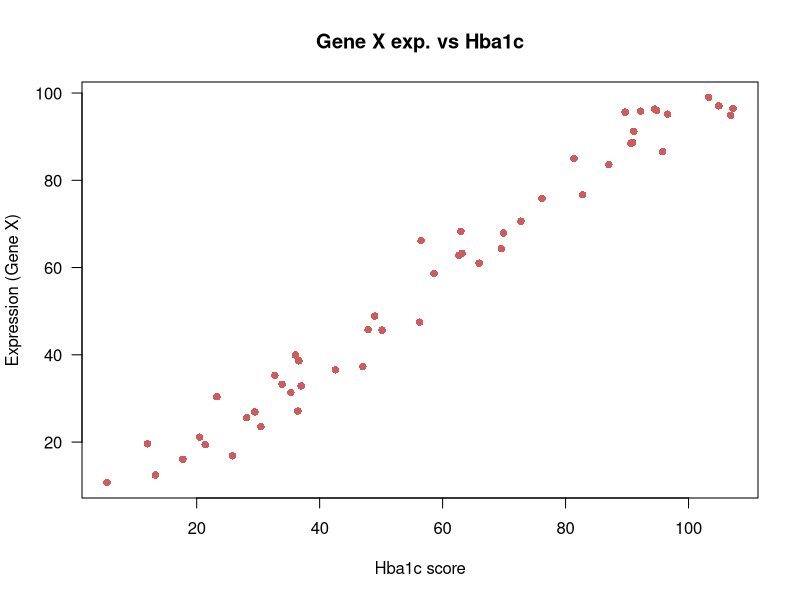
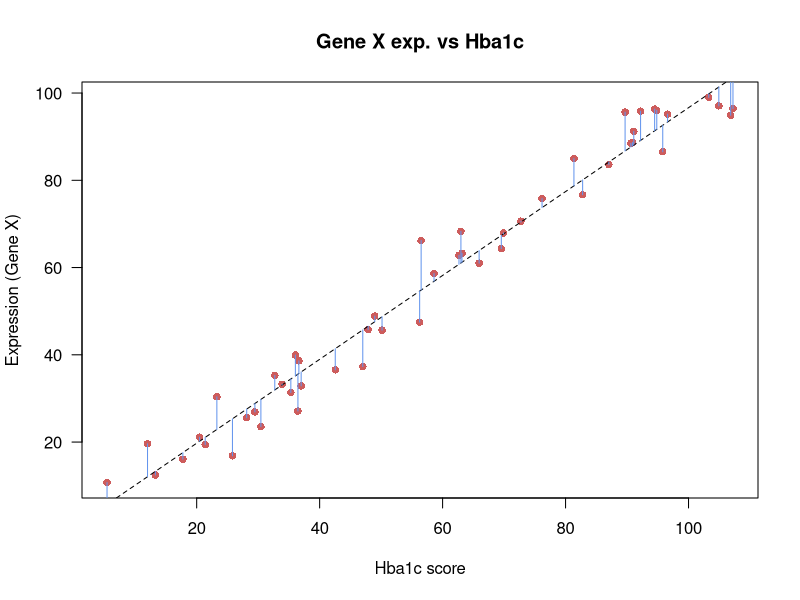
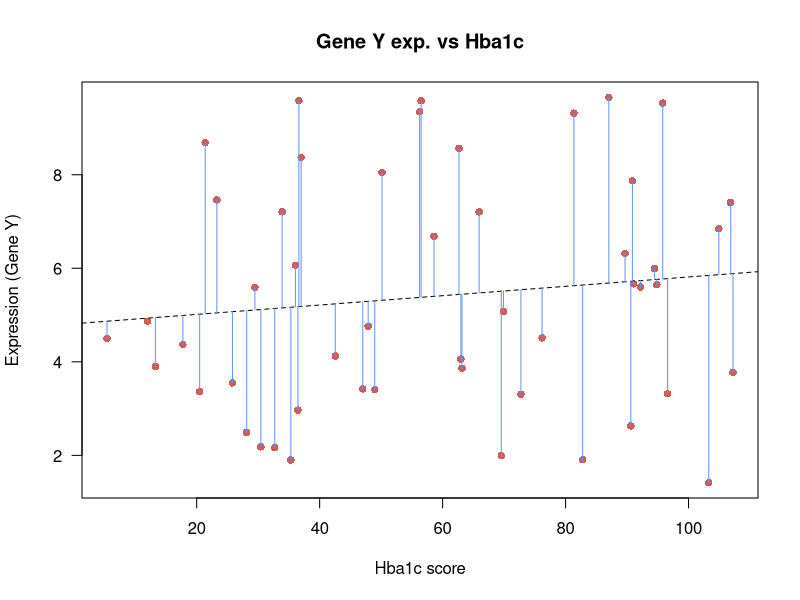
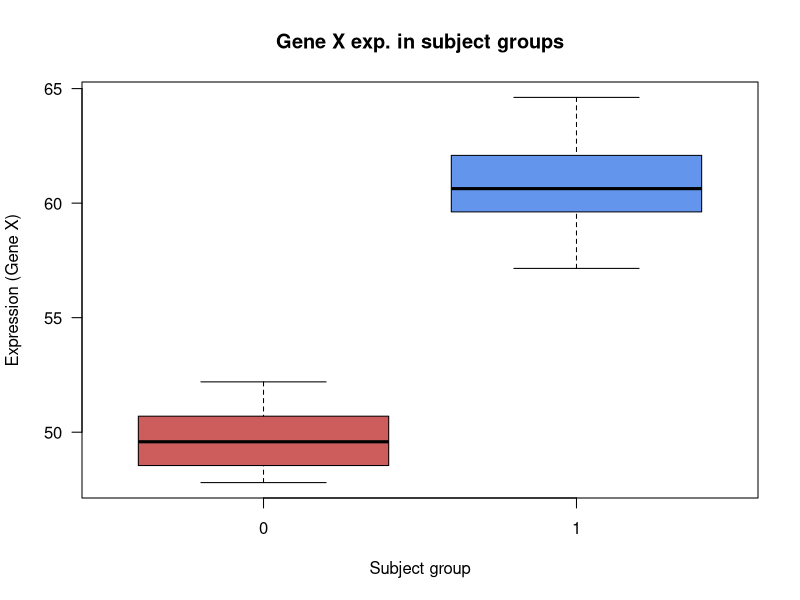

The R script that drew these images, in order:
## Day2-03 Linear Modeling

# read in the example data
dat <- read.csv("data/lm-example-data.csv", stringsAsFactors=FALSE)

# explore it quickly
head(dat)
str(dat)

# plot
plot(dat$gene_exp ~ dat$hba1c,
     ylab = "Expression (Gene X)",
     xlab = "Hba1c score",
     main = "Gene X exp. vs Hba1c",
     col = "indianred", pch = 16, las = 1)

# fit a linear model with gene expression as the response
lm1 <- lm(dat$gene_exp ~ dat$hba1c)
lm1


# generate plot again
plot(dat$gene_exp ~ dat$hba1c,
     ylab = "Expression (Gene X)",
     xlab = "Hba1c score",
     main = "Gene X exp. vs Hba1c",
     col = "indianred", pch = 16, las = 1)

# add the model on the scatterplot
abline(lm1, lty=2)

# calculate the predicted gene expression values using the model
pre <- predict(lm1)

# plot the difference between the predicted and the true values
segments(dat$hba1c, dat$gene_exp, dat$hba1c, pre,
         col="cornflowerblue")
#### Note: These are the residuals!


### hypothesis testing with linear models

sum_lm1 <- summary(lm1)
sum_lm1

# get the coefficients table
coef(sum_lm1)

# get the coefficients themselves
coef(sum_lm1)[,1]

# get the P-value for the hba1c coefficient
coef(sum_lm1)[2,4]


## Gene Y example

# read in the example data
dat2 <- read.csv("data/lm-example-data-geneY.csv", stringsAsFactors=FALSE)

# plot
plot(dat2$gene_exp ~ dat2$hba1c,
     ylab = "Expression (Gene Y)",
     xlab = "Hba1c score",
     main = "Gene Y exp. vs Hba1c",
     col = "indianred", pch = 16, las = 1)

# fit a linear model with gene expression as the response
lm1 <- lm(dat2$gene_exp ~ dat2$hba1c)
summary(lm1)
pre <- predict(lm1)

# add the model on the scatterplot
abline(lm1, lty=2)

# plot the difference between the predicted and the true values
segments(dat2$hba1c, dat2$gene_exp, dat2$hba1c, pre, col="cornflowerblue")


## Categorical variables and linear modeling

# read in the example data
dat3 <- read.csv("data/lm-example-3.csv", stringsAsFactors=FALSE, row.names = 1)

# quickly explore it
head(dat3)
table(dat3$subject_group)
# Note: Controls are coded as 0, cases are coded as 1

# visualize the data
boxplot(dat3$exp_geneX ~ dat3$subject_group ,
        ylab = "Expression (Gene X)",
        xlab = "Subject group",
        main = "Gene X exp. in subject groups",
        col = c("indianred", "cornflowerblue"), pch = 16, las = 1)


# run the linear model and evaluate
lm_2 <- lm(dat3$exp_geneX ~ dat3$subject_group)
summary(lm_2)
